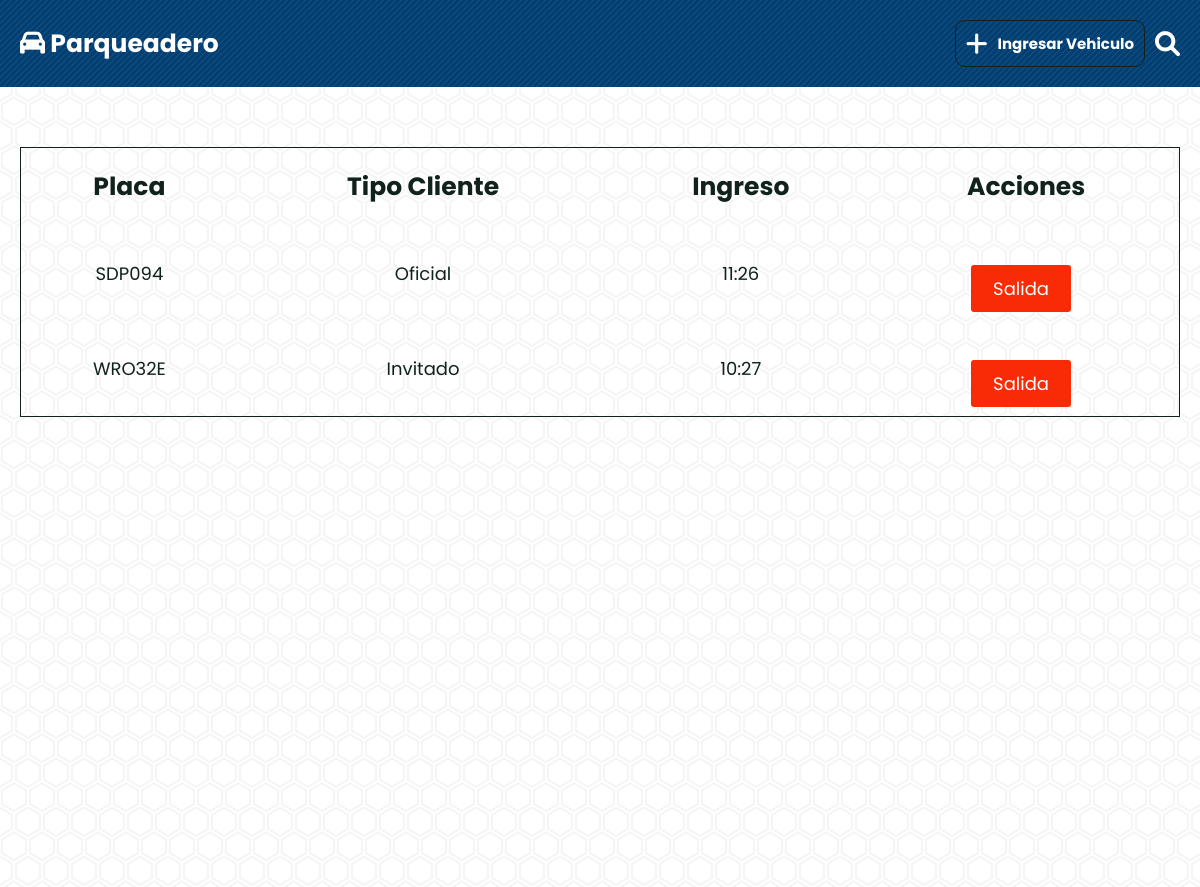
Before: / with the older database file.
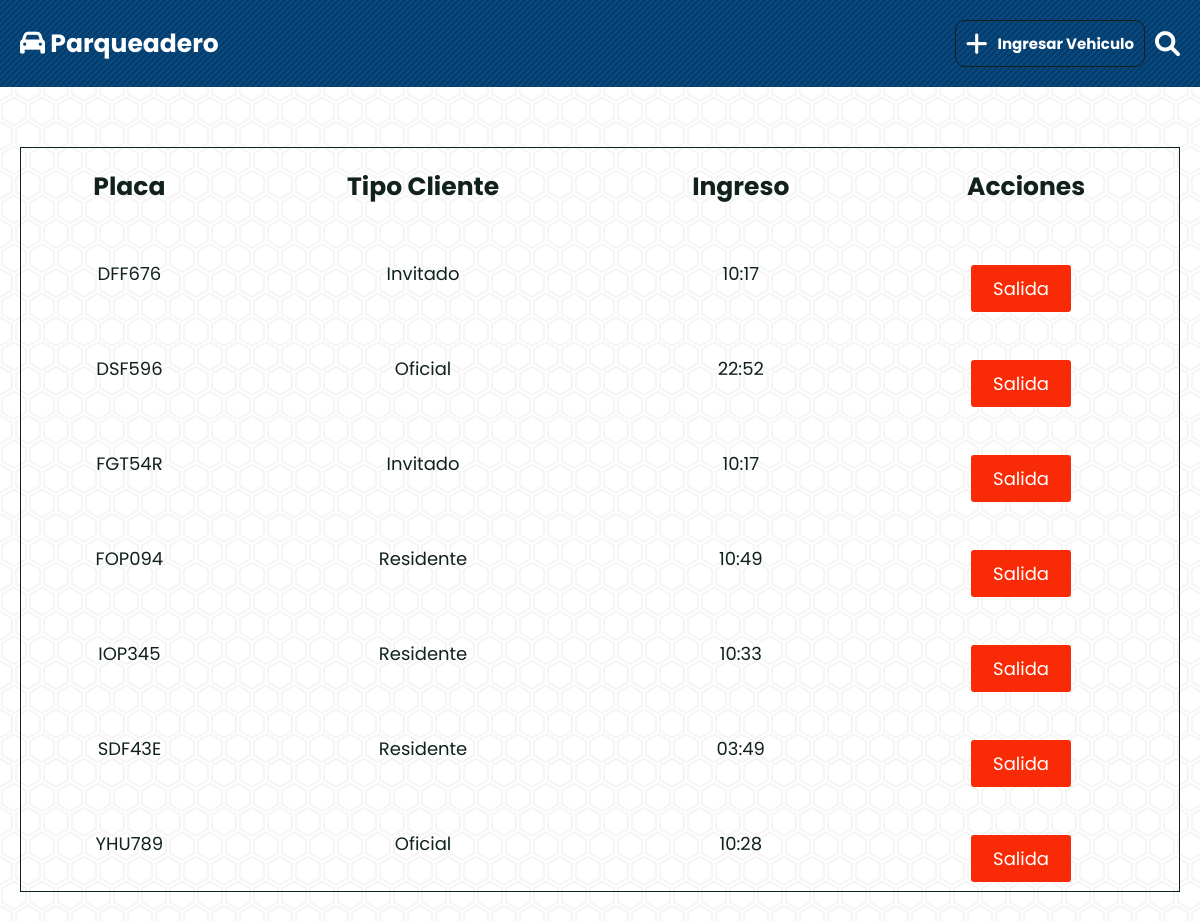
After: the same page with the newer database file.
### tables this page shows
CREATE TABLE `registro` (
  `placa` varchar(20) NOT NULL,
  `tipoCliente` varchar(45) DEFAULT NULL,
  `tiempoAcumulado` int(10) DEFAULT NULL,
  `ingreso` varchar(20) DEFAULT NULL,
  `salida` varchar(20) DEFAULT NULL
);

### controllers/PaginasController.php (called while the page is built, shortened)
<?php
class PaginasController
{
    public static function index(Router $router)
    {
        $vehiculos = Vehiculo::all();
        $accion = $_GET['accion'] ?? null;
        $total = $_GET['t'] ?? null;
        $router->render('paginas/index', [
            'vehiculos' => $vehiculos,
            'accion' => $accion,
            'total' => $total,
        ]);
    }
}

### public/index.php (called while the page is built, shortened)
<?php
$router = new Router();
$router->get('/', [PaginasController::class, 'index']);
$router->get('/ingresar', [VehiculosController::class, 'ingresar']);
$router->post('/ingresar', [VehiculosController::class, 'ingresar']);
$router->get('/editar', [VehiculosController::class, 'editar']);
$router->post('/editar', [VehiculosController::class, 'editar']);
$router->get('/salida', [VehiculosController::class, 'salida']);
$router->post('/salida', [VehiculosController::class, 'salida']);
$router->comprobarRutas();

### models/ActiveRecord.php (called while the page is built, shortened)
<?php
class ActiveRecord
{
    protected static $db;
    protected static $tabla = '';
    public static function setDB($database)
    {
        self::$db = $database;
    }
    public static function all()
    {
        $query = "SELECT * FROM " . static::$tabla . ";";
        $resultado = self::consultarSQL($query);
        return $resultado;
    }
    public static function consultarSQL($query)
    {
        $resultado = self::$db->query($query);
        $array = [];
        while ($registro = $resultado->fetch_assoc()) {
            $array[] = static::crearObjeto($registro);
        }
        return $array;
    }
    protected static function crearObjeto($registro)
    {
        $objeto = new static;
        foreach ($registro as $key => $value) {
            if (property_exists($objeto, $key)) {
                $objeto->$key = $value;
            }
        }
        return $objeto;
    }
}

### views/paginas/index.php (the view, shortened to what this page needs)
<section class="fondo">
  <table class="tabla-productos">
      <thead>
          <tr>
              <th>Placa</th>
              <th>Tipo Cliente</th>
              <th>Ingreso</th>
              <th>Acciones</th>
          </tr>
      </thead>
      <tbody>
      <?php foreach ($vehiculos as $vehiculo): ?>
	          <tr>
	              <td><?php echo $vehiculo->placa; ?></td>
	              <td><?php echo $vehiculo->tipoCliente; ?></td>
	              <td><?php echo $vehiculo->ingreso; ?></td>
	              <td class="acciones-crud">
	                  <a href="/salida?placa=<?php echo $vehiculo->placa; ?>" class="botonaccion salida">salida</a>
	              </td>
	          </tr>
	          <?php endforeach;?>
      </tbody>
  </table>
</section>

### Router.php (shortened to what this page needs)
<?php
class Router
{
    public $rutasGET = [];
    public $rutasPOST = [];
    public function get($url, $fn)
    {
        $this->rutasGET[$url] = $fn;
    }
    public function post($url, $fn)
    {
        $this->rutasPOST[$url] = $fn;
    }
    public function comprobarRutas()
    {
        $urlActual = $_SERVER['PATH_INFO'] ?? '/';
        $metodo = $_SERVER['REQUEST_METHOD'];
        if ($metodo === 'GET') {
            $fn = $this->rutasGET[$urlActual] ?? null;
        } else {
            $fn = $this->rutasPOST[$urlActual] ?? null;
        }
        if ($fn) {
            call_user_func($fn, $this);
        } else {
            echo "Pagina No Encontrada...";
        }
    }
    public function render($view, $datos = [])
    {
        include __DIR__ . "/views/$view.php";
        $contenido = ob_get_clean();
        include __DIR__ . "/views/layout.php";
    }
}

### views/layout.php (shortened to what this page needs)
<!DOCTYPE html>
<html lang="en">
<head>
    <link rel="stylesheet" href="https://cdnjs.cloudflare.com/ajax/libs/font-awesome/6.0.0/css/all.min.css" />
    <link rel="stylesheet" href="../style/style.css">
  </head>
<body>
    <div class="header">
      <a href="/" class="logo"> <i class="fa-solid fa-car"></i> Parqueadero </a>
      <div class="iconos">
        <a href="/ingresar" class="boton"> <i class="fa-solid fa-plus"></i> Ingresar Vehiculo </a>
        <div id="btn-buscar" class="fas fa-search"></div>
      </div>
    </div>
    <?php echo $contenido; ?>
</body>
</html>

### public/style/style.css (style rules this page uses)
body { min-height: 100vh; padding: 0; background-color: #013e72; }
.fondo { min-height: 100vh; background-color: #ffffff; }
table.tabla-productos { border-collapse: collapse; margin-top: 3rem; width: 100%; border-spacing: 0; border: 1px solid #10221b; color: #10221b; text-align: center; }
table.tabla-productos thead th { padding: 2rem; font-size: 2.5rem; font-weight: bold; }
table.tabla-productos td { padding-top: 0.5em; padding-bottom: 0.5em; }
table.tabla-productos tr { font-size: 1.8rem; }
table.tabla-productos tr td .botonaccion { color: #fff; display: inline-block; border-radius: 3px; width: 10rem; text-align: center; background-color: #e4c414; padding: 1rem; }
table.tabla-productos tr td .botonaccion.salida { background-color: #f92a06 !important; }
table.tabla-productos .acciones-crud { display: flex; gap: 1rem; align-items: center; justify-content: center; margin-top: 3rem; }
table.tabla-productos .acciones-crud a { color: #fff; margin-right: 1rem; }
.header { padding: 2rem 9%; z-index: 1000; display: flex; align-items: center; justify-content: space-between; }
.header .logo { font-size: 2.5rem; color: #fff; font-weight: bolder; }
.header .logo i { color: #fff; }
.header .iconos { display: flex; gap: 1rem; cursor: pointer; color: #fff; align-items: center; justify-content: space-between; }
.header .iconos .boton { display: flex; gap: 1rem; align-items: center; border: 1px solid #10221b; padding: 1rem; font-size: 1.5rem; color: #fff; font-weight: bolder; border-radius: 1rem; }
.header .iconos .boton i { color: #fff; font-size: 2.5rem; }
.header .iconos div { color: #fff; font-size: 2.5rem; }
* { font-family: "Poppins", sans-serif; }
* { font-family: "Poppins", sans-serif; margin: 0; padding: 0; box-sizing: border-box; outline: none; border: none; text-decoration: none; text-transform: capitalize; transition: 0.2s linear; }
html { font-size: 62.5%; overflow-x: hidden; scroll-behavior: smooth; scroll-padding-top: 5rem; }
section { padding: 5rem 9%; }
@media (max-width: 1200px) { .header { padding: 2rem; } }
@media (max-width: 1200px) { section { padding: 3rem 2rem; } }

Changed rows visible on the page:
removed registro: placa "SDP094", tipoCliente "Oficial", ingreso "11:26"
removed registro: placa "WRO32E", tipoCliente "Invitado", ingreso "10:27"
added registro: placa "DFF676", tipoCliente "Invitado", ingreso "10:17"
added registro: placa "DSF596", tipoCliente "Oficial", ingreso "22:52"
added registro: placa "FGT54R", tipoCliente "Invitado", ingreso "10:17"
added registro: placa "FOP094", tipoCliente "Residente", ingreso "10:49"
added registro: placa "IOP345", tipoCliente "Residente", ingreso "10:33"
added registro: placa "SDF43E", tipoCliente "Residente", ingreso "03:49"
added registro: placa "YHU789", tipoCliente "Oficial", ingreso "10:28"
